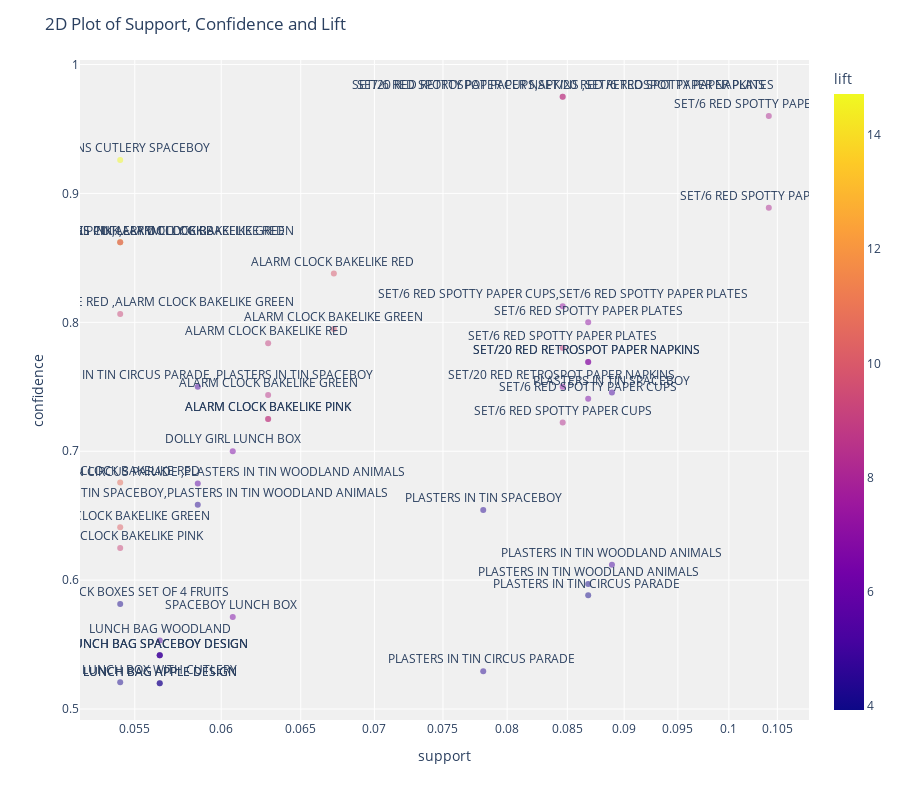

The notebook cell this image was saved under:
### Markdown cell above
### 4. Plot Model

### Code cell
plot_model(model2)

### Figure 1 — Plotly figure (JSON) as saved in the notebook; plotly's stock layout.template omitted (floating-point values rounded to 4 significant figures)
{"data": [{"customdata": [[["SET/20 RED RETROSPOT PAPER NAPKINS ", "SET/6 RED SPOTTY PAPER PLATES"], ["SET/6 RED SPOTTY PAPER CUPS"]], [["SET/6 RED SPOTTY PAPER CUPS", "SET/20 RED RETROSPOT PAPER NAPKINS "], ["SET/6 RED SPOTTY PAPER PLATES"]], [["SET/6 RED SPOTTY PAPER PLATES"], ["SET/6 RED SPOTTY PAPER CUPS"]], [["CHILDRENS CUTLERY SPACEBOY "], ["CHILDRENS CUTLERY DOLLY GIRL "]], [["SET/6 RED SPOTTY PAPER CUPS"], ["SET/6 RED SPOTTY PAPER PLATES"]], [["CHILDRENS CUTLERY DOLLY GIRL "], ["CHILDRENS CUTLERY SPACEBOY "]], [["ALARM CLOCK BAKELIKE PINK", "ALARM CLOCK BAKELIKE GREEN"], ["ALARM CLOCK BAKELIKE RED "]], [["ALARM CLOCK BAKELIKE PINK", "ALARM CLOCK BAKELIKE RED "], ["ALARM CLOCK BAKELIKE GREEN"]], [["ALARM CLOCK BAKELIKE RED "], ["ALARM CLOCK BAKELIKE GREEN"]], [["SET/6 RED SPOTTY PAPER CUPS", "SET/6 RED SPOTTY PAPER PLATES"], ["SET/20 RED RETROSPOT PAPER NAPKINS "]], [["ALARM CLOCK BAKELIKE RED ", "ALARM CLOCK BAKELIKE GREEN"], ["ALARM CLOCK BAKELIKE PINK"]], [["SET/6 RED SPOTTY PAPER PLATES"], ["SET/20 RED RETROSPOT PAPER NAPKINS "]], [["ALARM CLOCK BAKELIKE GREEN"], ["ALARM CLOCK BAKELIKE RED "]], [["ALARM CLOCK BAKELIKE RED "], ["ALARM CLOCK BAKELIKE PINK"]], [["SET/6 RED SPOTTY PAPER PLATES"], ["SET/6 RED SPOTTY PAPER CUPS", "SET/20 RED RETROSPOT PAPER NAPKINS "]], [["SET/20 RED RETROSPOT PAPER NAPKINS "], ["SET/6 RED SPOTTY PAPER CUPS"]], [["SET/20 RED RETROSPOT PAPER NAPKINS "], ["SET/6 RED SPOTTY PAPER PLATES"]], [["PLASTERS IN TIN CIRCUS PARADE ", "PLASTERS IN TIN SPACEBOY"], ["PLASTERS IN TIN WOODLAND ANIMALS"]], [["SET/20 RED RETROSPOT PAPER NAPKINS "], ["SET/6 RED SPOTTY PAPER CUPS", "SET/6 RED SPOTTY PAPER PLATES"]], [["PLASTERS IN TIN SPACEBOY"], ["PLASTERS IN TIN WOODLAND ANIMALS"]], [["ALARM CLOCK BAKELIKE GREEN"], ["ALARM CLOCK BAKELIKE PINK"]], [["SET/6 RED SPOTTY PAPER CUPS"], ["SET/20 RED RETROSPOT PAPER NAPKINS "]], [["ALARM CLOCK BAKELIKE PINK"], ["ALARM CLOCK BAKELIKE GREEN"]], [["ALARM CLOCK BAKELIKE PINK"], ["ALARM CLOCK BAKELIKE RED "]], [["SET/6 RED SPOTTY PAPER CUPS"], ["SET/20 RED RETROSPOT PAPER NAPKINS ", "SET/6 RED SPOTTY PAPER PLATES"]], [["DOLLY GIRL LUNCH BOX"], ["SPACEBOY LUNCH BOX "]], [["ALARM CLOCK BAKELIKE RED "], ["ALARM CLOCK BAKELIKE PINK", "ALARM CLOCK BAKELIKE GREEN"]], [["PLASTERS IN TIN CIRCUS PARADE ", "PLASTERS IN TIN WOODLAND ANIMALS"], ["PLASTERS IN TIN SPACEBOY"]], [["PLASTERS IN TIN SPACEBOY", "PLASTERS IN TIN WOODLAND ANIMALS"], ["PLASTERS IN TIN CIRCUS PARADE "]], [["PLASTERS IN TIN SPACEBOY"], ["PLASTERS IN TIN CIRCUS PARADE "]], [["ALARM CLOCK BAKELIKE GREEN"], ["ALARM CLOCK BAKELIKE PINK", "ALARM CLOCK BAKELIKE RED "]], [["ALARM CLOCK BAKELIKE PINK"], ["ALARM CLOCK BAKELIKE RED ", "ALARM CLOCK BAKELIKE GREEN"]], [["PLASTERS IN TIN WOODLAND ANIMALS"], ["PLASTERS IN TIN SPACEBOY"]], [["PLASTERS IN TIN WOODLAND ANIMALS"], ["PLASTERS IN TIN CIRCUS PARADE "]], [["PLASTERS IN TIN CIRCUS PARADE "], ["PLASTERS IN TIN WOODLAND ANIMALS"]], [["ROUND SNACK BOXES SET OF 4 FRUITS "], ["ROUND SNACK BOXES SET OF4 WOODLAND "]], [["SPACEBOY LUNCH BOX "], ["DOLLY GIRL LUNCH BOX"]], [["LUNCH BAG WOODLAND"], ["LUNCH BAG SPACEBOY DESIGN "]], [["LUNCH BAG SPACEBOY DESIGN "], ["LUNCH BAG RED RETROSPOT"]], [["LUNCH BAG SPACEBOY DESIGN "], ["LUNCH BAG APPLE DESIGN"]], [["LUNCH BAG SPACEBOY DESIGN "], ["LUNCH BAG WOODLAND"]], [["PLASTERS IN TIN CIRCUS PARADE "], ["PLASTERS IN TIN SPACEBOY"]], [["STRAWBERRY LUNCH BOX WITH CUTLERY"], ["LUNCH BOX WITH CUTLERY RETROSPOT "]], [["LUNCH BAG APPLE DESIGN"], ["LUNCH BAG SPACEBOY DESIGN "]], [["LUNCH BAG APPLE DESIGN"], ["LUNCH BAG RED RETROSPOT"]]], "hovertemplate": "support=%{x}<br>confidence=%{y}<br>antecedents_short=%{text}<br>antecedents=%{customdata[0]}<br>consequents=%{customdata[1]}<br>lift=%{marker.color}<extra></extra>", "legendgroup": "", "marker": {"color": [8.324, 8.989, 8.196, 14.72, 8.196, 14.72, 10.74, 10.19, 9.904, 7.203, 9.294, 7.092, 9.904, 9.033, 8.989, 6.567, 7.092, 5.16, 7.203, 5.129, 8.57, 6.567, 8.57, 9.033, 8.324, 6.586, 10.74, 5.658, 4.465, 4.437, 10.19, 9.294, 5.129, 4.047, 4.047, 4.188, 6.586, 5.313, 4.094, 4.994, 5.313, 4.437, 4.212, 4.994, 3.93], "coloraxis": "coloraxis", "opacity": 0.5, "symbol": "circle"}, "mode": "markers+text", "name": "", "orientation": "v", "showlegend": false, "text": [["SET/20 RED RETROSPOT PAPER NAPKINS ", "SET/6 RED SPOTTY PAPER PLATES"], ["SET/6 RED SPOTTY PAPER CUPS", "SET/20 RED RETROSPOT PAPER NAPKINS "], ["SET/6 RED SPOTTY PAPER PLATES"], ["CHILDRENS CUTLERY SPACEBOY "], ["SET/6 RED SPOTTY PAPER CUPS"], ["CHILDRENS CUTLERY DOLLY GIRL "], ["ALARM CLOCK BAKELIKE PINK", "ALARM CLOCK BAKELIKE GREEN"], ["ALARM CLOCK BAKELIKE PINK", "ALARM CLOCK BAKELIKE RED "], ["ALARM CLOCK BAKELIKE RED "], ["SET/6 RED SPOTTY PAPER CUPS", "SET/6 RED SPOTTY PAPER PLATES"], ["ALARM CLOCK BAKELIKE RED ", "ALARM CLOCK BAKELIKE GREEN"], ["SET/6 RED SPOTTY PAPER PLATES"], ["ALARM CLOCK BAKELIKE GREEN"], ["ALARM CLOCK BAKELIKE RED "], ["SET/6 RED SPOTTY PAPER PLATES"], ["SET/20 RED RETROSPOT PAPER NAPKINS "], ["SET/20 RED RETROSPOT PAPER NAPKINS "], ["PLASTERS IN TIN CIRCUS PARADE ", "PLASTERS IN TIN SPACEBOY"], ["SET/20 RED RETROSPOT PAPER NAPKINS "], ["PLASTERS IN TIN SPACEBOY"], ["ALARM CLOCK BAKELIKE GREEN"], ["SET/6 RED SPOTTY PAPER CUPS"], ["ALARM CLOCK BAKELIKE PINK"], ["ALARM CLOCK BAKELIKE PINK"], ["SET/6 RED SPOTTY PAPER CUPS"], ["DOLLY GIRL LUNCH BOX"], ["ALARM CLOCK BAKELIKE RED "], ["PLASTERS IN TIN CIRCUS PARADE ", "PLASTERS IN TIN WOODLAND ANIMALS"], ["PLASTERS IN TIN SPACEBOY", "PLASTERS IN TIN WOODLAND ANIMALS"], ["PLASTERS IN TIN SPACEBOY"], ["ALARM CLOCK BAKELIKE GREEN"], ["ALARM CLOCK BAKELIKE PINK"], ["PLASTERS IN TIN WOODLAND ANIMALS"], ["PLASTERS IN TIN WOODLAND ANIMALS"], ["PLASTERS IN TIN CIRCUS PARADE "], ["ROUND SNACK BOXES SET OF 4 FRUITS "], ["SPACEBOY LUNCH BOX "], ["LUNCH BAG WOODLAND"], ["LUNCH BAG SPACEBOY DESIGN "], ["LUNCH BAG SPACEBOY DESIGN "], ["LUNCH BAG SPACEBOY DESIGN "], ["PLASTERS IN TIN CIRCUS PARADE "], ["STRAWBERRY LUNCH BOX WITH CUTLERY"], ["LUNCH BAG APPLE DESIGN"], ["LUNCH BAG APPLE DESIGN"]], "textposition": "top center", "type": "scatter", "x": [0.0846, 0.0846, 0.1041, 0.0542, 0.1041, 0.0542, 0.0542, 0.0542, 0.0672, 0.0846, 0.0542, 0.0868, 0.0672, 0.0629, 0.0846, 0.0868, 0.0868, 0.0586, 0.0846, 0.0889, 0.0629, 0.0868, 0.0629, 0.0629, 0.0846, 0.0607, 0.0542, 0.0586, 0.0586, 0.0781, 0.0542, 0.0542, 0.0889, 0.0868, 0.0868, 0.0542, 0.0607, 0.0564, 0.0564, 0.0564, 0.0564, 0.0781, 0.0542, 0.0564, 0.0564], "xaxis": "x", "y": [0.975, 0.975, 0.96, 0.9259, 0.8889, 0.8621, 0.8621, 0.8621, 0.8378, 0.8125, 0.8065, 0.8, 0.7949, 0.7838, 0.78, 0.7692, 0.7692, 0.75, 0.75, 0.7455, 0.7436, 0.7407, 0.725, 0.725, 0.7222, 0.7, 0.6757, 0.675, 0.6585, 0.6545, 0.641, 0.625, 0.6119, 0.597, 0.5882, 0.5814, 0.5714, 0.5532, 0.5417, 0.5417, 0.5417, 0.5294, 0.5208, 0.52, 0.52], "yaxis": "y"}], "layout": {"coloraxis": {"colorbar": {"title": {"text": "lift"}}, "colorscale": [[0, "#0d0887"], [0.1111, "#46039f"], [0.2222, "#7201a8"], [0.3333, "#9c179e"], [0.4444, "#bd3786"], [0.5556, "#d8576b"], [0.6667, "#ed7953"], [0.7778, "#fb9f3a"], [0.8889, "#fdca26"], [1, "#f0f921"]]}, "height": 800, "legend": {"tracegroupgap": 0}, "margin": {"t": 60}, "plot_bgcolor": "rgb(240,240,240)", "title": {"text": "2D Plot of Support, Confidence and Lift"}, "xaxis": {"anchor": "y", "domain": [0, 1], "title": {"text": "support"}, "type": "log"}, "yaxis": {"anchor": "x", "domain": [0, 1], "title": {"text": "confidence"}}}}
